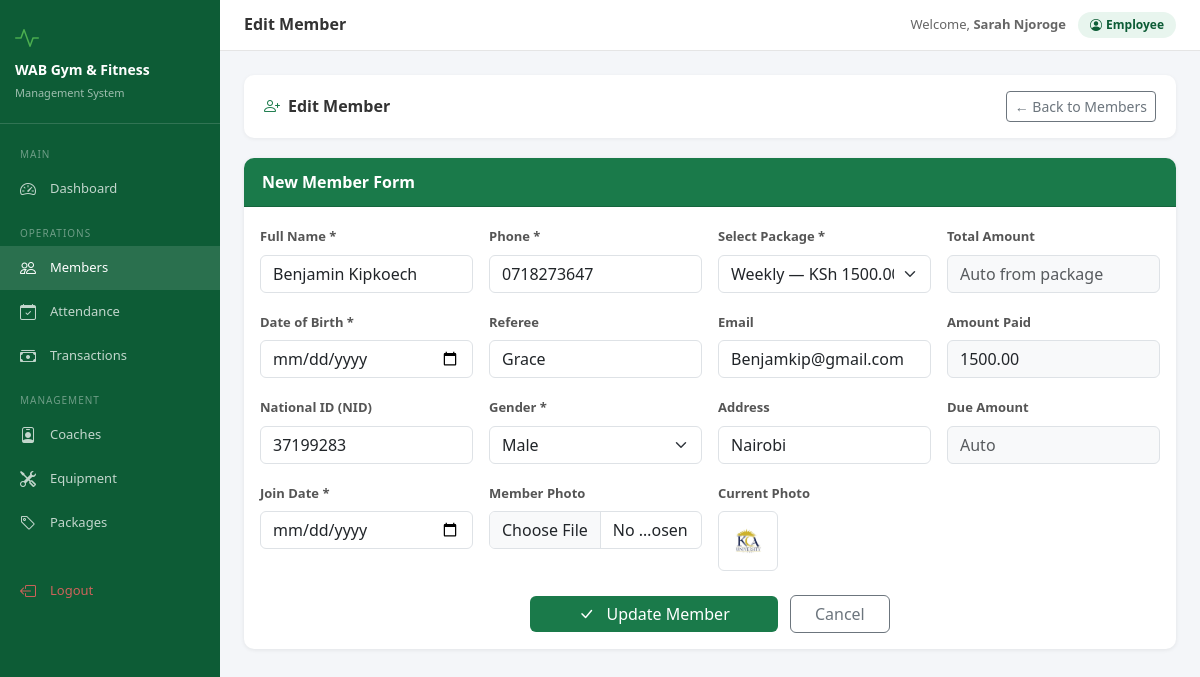
Page /members/6/edit/ (signed in) on the committed database.
### accounts/models.py (models this page shows, shortened)
class User(AbstractUser):
    ROLE_CHOICES = [
        ("admin", "Admin"),
        ("receptionist", "Receptionist"),
        ("accountant", "Accountant"),
        ("coach", "Coach"),
    ]
    role = models.CharField(
        max_length=20,
        choices=ROLE_CHOICES,
        default="receptionist",
    )
    phone = models.CharField(
        max_length=15,
        blank=True,
        null=True,
    )
    @property
    def is_admin(self):
        return self.role == "admin"

### members/models.py (models this page shows, shortened)
class Member(models.Model):
    member_id  = models.CharField(max_length=20, unique=True, blank=True)
    name       = models.CharField(max_length=100)
    dob        = models.DateField()
    nid        = models.CharField(max_length=20, blank=True, null=True)
    gender     = models.CharField(max_length=10, choices=GENDER_CHOICES)
    phone      = models.CharField(max_length=15, unique=True)
    email      = models.EmailField(blank=True, null=True)
    address    = models.TextField(blank=True, null=True)
    referee    = models.CharField(max_length=100, blank=True, null=True)
    package    = models.ForeignKey(Package, on_delete=models.SET_NULL, null=True)
    join_date  = models.DateField()
    expiry_date= models.DateField()
    amount_paid = models.DecimalField(max_digits=10, decimal_places=2, default=0)
    due_payment= models.DecimalField(max_digits=10, decimal_places=2, default=0)
    photo      = models.ImageField(upload_to='members/', blank=True, null=True)
    status     = models.BooleanField(default=True)
    created_at = models.DateTimeField(auto_now_add=True)

### packages/models.py (models this page shows, shortened)
class Package(models.Model):
    name = models.CharField(max_length=50, unique=True)
    duration_days = models.IntegerField()
    fee = models.DecimalField(max_digits=10, decimal_places=2)
    description = models.TextField(blank=True, null=True)
    is_active = models.BooleanField(default=True)

### members/views.py (the view, shortened to what this page needs)
# urls.py: path('<int:pk>/edit/', views.member_edit, name='member_edit'),
@login_required
def member_edit(request, pk):
    member = get_object_or_404(Member, pk=pk)
    packages = Package.objects.filter(is_active=True)
    return render(request, 'members/member_form.html', {
        'packages': packages, 'member': member, 'title': 'Edit Member'
    })

### members/templates/members/member_form.html (shortened to what this page needs)
{% extends 'base.html' %}
{% block page_title %}{{ title }}{% endblock %}
{% block content %}
<div class="section-header">
  <h4><i class="bi bi-person-plus me-2" style="color:#1a7a4a"></i>{{ title }}</h4>
  <a href="{% url 'member_list' %}" class="btn btn-outline-secondary btn-sm">← Back to Members</a>
</div>
<div class="card">
  <div class="card-header">New Member Form</div>
  <div class="card-body">
    <form method="post" enctype="multipart/form-data">
      <div class="row g-3">
        <div class="col-md-3">
          <label class="form-label">Full Name *</label>
          <input type="text" name="name" class="form-control" value="{{ member.name|default:'' }}" required>
        </div>
        <div class="col-md-3">
          <label class="form-label">Phone *</label>
          <input type="text" name="phone" class="form-control" value="{{ member.phone|default:'' }}" placeholder="07xxxxxxxx" required>
        </div>
        <div class="col-md-3">
          <label class="form-label">Select Package *</label>
          <select name="package" class="form-select" required>
            {% for pkg in packages %}
            <option value="{{ pkg.pk }}" {% if member.package.pk == pkg.pk %}selected{% endif %}>
              {{ pkg.name }} — KSh {{ pkg.fee }} ({{ pkg.duration_days }} days)
            </option>
            {% endfor %}
          </select>
        </div>
        <div class="col-md-3">
          <label class="form-label">Total Amount</label>
          <input type="text" class="form-control" id="totalAmount" placeholder="Auto from package" readonly style="background:#f8f9fa">
        </div>
        <div class="col-md-3">
          <label class="form-label">Date of Birth *</label>
          <input type="date" name="dob" class="form-control" value="{{ member.dob|default:'' }}" required>
        </div>
        <div class="col-md-3">
          <label class="form-label">Referee</label>
          <input type="text" name="referee" class="form-control" value="{{ member.referee|default:'' }}">
        </div>
        <div class="col-md-3">
          <label class="form-label">Email</label>
          <input type="email" name="email" class="form-control" value="{{ member.email|default:'' }}">
        </div>
        <div class="col-md-3">
          <label class="form-label">Amount Paid</label>
          <input type="number" name="amount_paid" id="amountPaid" class="form-control" value="{{ member.amount_paid|default:'0.00' }}" placeholder="0.00" min="0" step="0.01" style="background:#f8f9fa">
        </div>
        <div class="col-md-3">
          <label class="form-label">National ID (NID)</label>
          <input type="text" name="nid" class="form-control" value="{{ member.nid|default:'' }}">
        </div>
        <div class="col-md-3">
          <label class="form-label">Gender *</label>
          <select name="gender" class="form-select" required>
            <option value="male" {% if member.gender == 'male' %}selected{% endif %}>Male</option>
          </select>
        </div>
        <div class="col-md-3">
          <label class="form-label">Address</label>
          <input type="text" name="address" class="form-control" value="{{ member.address|default:'' }}">
        </div>
        <div class="col-md-3">
          <label class="form-label">Due Amount</label>
          <input type="text" class="form-control" id="dueAmount" placeholder="Auto" readonly style="background:#f8f9fa">
        </div>
        <div class="col-md-3">
          <label class="form-label">Join Date *</label>
          <input type="date" name="join_date" class="form-control" value="{{ member.join_date|default:'' }}" required>
        </div>
        <div class="col-md-3">
          <label class="form-label">Member Photo</label>
          <input type="file" name="photo" class="form-control" accept="image/*">
        </div>
        {% if member and member.photo %}
        <div class="col-md-2">
          <label class="form-label">Current Photo</label>
          <img src="{{ member.photo.url }}" class="img-thumbnail" style="height:60px">
        </div>
        {% endif %}
      </div>
      <div class="mt-4 text-center">
        <button type="submit" class="btn btn-wab px-5">
          <i class="bi bi-check-lg me-2"></i>
          {% if member %}Update Member{% else %}Add New Member{% endif %}
        </button>
        <a href="{% url 'member_list' %}" class="btn btn-outline-secondary px-4 ms-2">Cancel</a>
      </div>
    </form>
  </div>
</div>
{% endblock %}

### templates/base.html (shortened to what this page needs)
<!DOCTYPE html>
<html lang="en">
<head>
<link href="https://cdn.jsdelivr.net/npm/bootstrap@5.3.0/dist/css/bootstrap.min.css" rel="stylesheet">
<link href="https://cdn.jsdelivr.net/npm/bootstrap-icons@1.11.0/font/bootstrap-icons.css" rel="stylesheet">
</head>
<body>
{% if user.is_authenticated %}
<div class="sidebar">
  <div class="brand">
    <div style="font-size:24px;color:#4caf50;margin-bottom:6px"><i class="bi bi-activity"></i></div>
    <h5>WAB Gym & Fitness</h5>
    <small>Management System</small>
  </div>
  <nav class="mt-2">
    <div class="nav-section">Main</div>
    <a href="{% url 'dashboard' %}" class="nav-link {% if request.resolver_match.url_name == 'dashboard' %}active{% endif %}">
      <i class="bi bi-speedometer2"></i> Dashboard
    </a>
    <div class="nav-section">Operations</div>
    <a href="{% url 'member_list' %}" class="nav-link {% if 'member' in request.resolver_match.url_name %}active{% endif %}">
      <i class="bi bi-people"></i> Members
    </a>
    <a href="{% url 'attendance_list' %}" class="nav-link {% if 'attendance' in request.resolver_match.url_name %}active{% endif %}">
      <i class="bi bi-calendar-check"></i> Attendance
    </a>
    <a href="{% url 'payment_list' %}" class="nav-link {% if 'payment' in request.resolver_match.url_name %}active{% endif %}">
      <i class="bi bi-cash-stack"></i> Transactions
    </a>
    <div class="nav-section">Management</div>
    <a href="{% url 'coach_list' %}" class="nav-link {% if 'coach' in request.resolver_match.url_name %}active{% endif %}">
      <i class="bi bi-person-badge"></i> Coaches
    </a>
    <a href="{% url 'equipment_list' %}" class="nav-link {% if 'equipment' in request.resolver_match.url_name %}active{% endif %}">
      <i class="bi bi-tools"></i> Equipment
    </a>
    <a href="{% url 'package_list' %}" class="nav-link {% if 'package' in request.resolver_match.url_name %}active{% endif %}">
      <i class="bi bi-tag"></i> Packages
    </a>
    <div class="mt-4 mb-2">
    <a href="{% url 'logout' %}" class="nav-link" style="color:rgba(255,100,100,.8)">
      <i class="bi bi-box-arrow-left"></i> Logout
    </a>
    </div>
  </nav>
</div>
<div class="main-content">
  <div class="topbar">
    <h6 class="page-title">{% block page_title %}WAB Gym{% endblock %}</h6>
    <div class="user-info">
      <span style="font-size:13px;color:#666">Welcome, <strong>{{ user.get_full_name|default:user.username }}</strong></span>
      <span class="user-badge"><i class="bi bi-person-circle me-1"></i>{{ user.role|title }}</span>
    </div>
  </div>
  <div class="content-area">
    {% block content %}{% endblock %}
  </div>
</div>
{% else %}
{% block auth_content %}{% endblock %}
{% endif %}
</body>
</html>

### templates/base.html (style rules this page uses)
:root { --wab-green:#1a7a4a;--wab-dark:#0d5c36;--wab-light:#e8f5ee;--sidebar-w:220px }
body { background:#f4f6f9;font-family:'Segoe UI',sans-serif }
.sidebar { position:fixed;top:0;left:0;height:100vh;width:var(--sidebar-w);background:var(--wab-dark);z-index:1000;overflow-y:auto;transition:.3s }
.sidebar .brand { padding:20px 15px;border-bottom:1px solid rgba(255,255,255,.15) }
.sidebar .brand h5 { color:#fff;margin:0;font-size:14px;font-weight:700 }
.sidebar .brand small { color:rgba(255,255,255,.6);font-size:11px }
.sidebar .nav-link { color:rgba(255,255,255,.75);padding:10px 20px;font-size:13px;display:flex;align-items:center;gap:10px;border-radius:0;transition:.2s }
.sidebar .nav-link:hover,.sidebar .nav-link.active { color:#fff;background:rgba(255,255,255,.12) }
.sidebar .nav-link i { font-size:16px;width:20px }
.sidebar .nav-section { color:rgba(255,255,255,.4);font-size:10px;text-transform:uppercase;letter-spacing:1px;padding:15px 20px 5px }
.main-content { margin-left:var(--sidebar-w);min-height:100vh }
.topbar { background:#fff;border-bottom:1px solid #e5e5e5;padding:12px 24px;display:flex;align-items:center;justify-content:space-between;position:sticky;top:0;z-index:999 }
.topbar .page-title { font-size:16px;font-weight:600;color:#333;margin:0 }
.topbar .user-info { display:flex;align-items:center;gap:12px }
.topbar .user-badge { background:var(--wab-light);color:var(--wab-dark);padding:4px 12px;border-radius:20px;font-size:12px;font-weight:600 }
.content-area { padding:24px }
.card { border:none;border-radius:10px;box-shadow:0 1px 4px rgba(0,0,0,.08) }
.card-header { background:var(--wab-green);color:#fff;border-radius:10px 10px 0 0!important;font-weight:600;padding:12px 18px }
.btn-wab { background:var(--wab-green);color:#fff;border:none }
.form-label { font-size:13px;font-weight:600;color:#555 }
.section-header { background:#fff;border-radius:10px;padding:16px 20px;margin-bottom:20px;box-shadow:0 1px 4px rgba(0,0,0,.06);display:flex;align-items:center;justify-content:space-between }
.section-header h4 { margin:0;font-size:16px;font-weight:700;color:#333 }

### rows in the picture
User: get_full_name "Sarah Njoroge", role "Employee"
Member: name "Benjamin Kipkoech", phone "0718273647", package "Weekly — KSh 1500.00 (7 days)", referee "Grace", email "Benjamkip@gmail.com", amount_paid "1500.00", nid "37199283", gender "Male", address "Nairobi", photo (picture)

### other values in the picture
{{ title }} "Edit Member"
